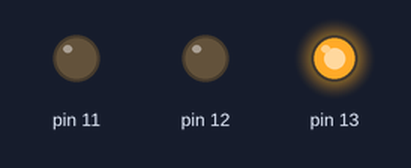
Bench run of a sketch on a simulated Arduino Uno, built with avr-gcc and run on an emulated ATmega328P. Shown: output pins drawn as LEDs (lit = HIGH).

Above: at 0.5 s.
At 1.5 s:
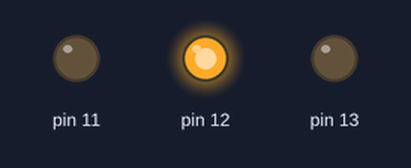
At 2.5 s:
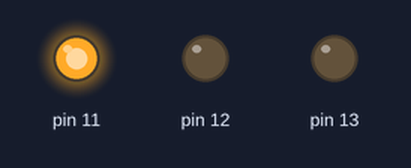
At 3.5 s:
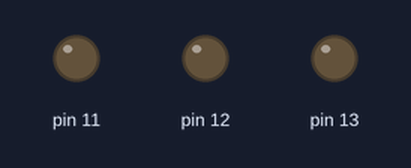
Timing chart, 0 to 5.2 s (numbered marks = the images above):
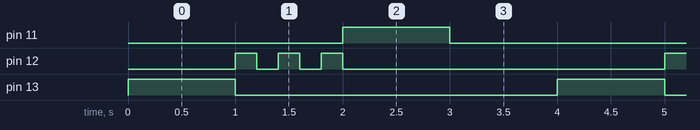

The sketch:

trafficLight.ino
```cpp
void setup() {
  // put your setup code here, to run once:

  pinMode (13, OUTPUT);
  pinMode (12, OUTPUT);
  pinMode (11, OUTPUT);
}

void loop() {
  // put your main code here, to run repeatedly:

  digitalWrite (13, HIGH);
  delay (1000);
  digitalWrite (13, LOW);

  digitalWrite (12, HIGH);
  delay (200);
  digitalWrite (12, LOW);
  delay (200);
   digitalWrite (12, HIGH);
  delay (200);
  digitalWrite (12, LOW);
  delay (200);
   digitalWrite (12, HIGH);
  delay (200);
  digitalWrite (12, LOW);

  digitalWrite (11, HIGH);
  delay (1000);
  digitalWrite (11, LOW);
  delay (1000);

}
```

Measured:
- by itself, pin 11, pin 13: alternates HIGH for 1.0 s and LOW for 3.0 s
- by itself, pin 12: repeats every 4.0 s: 2 × (LOW 0.20 s, HIGH 0.20 s), LOW 3.0 s, HIGH 0.20 s
- by itself, everything shown: repeats every 4.0 s, in 8 steps
